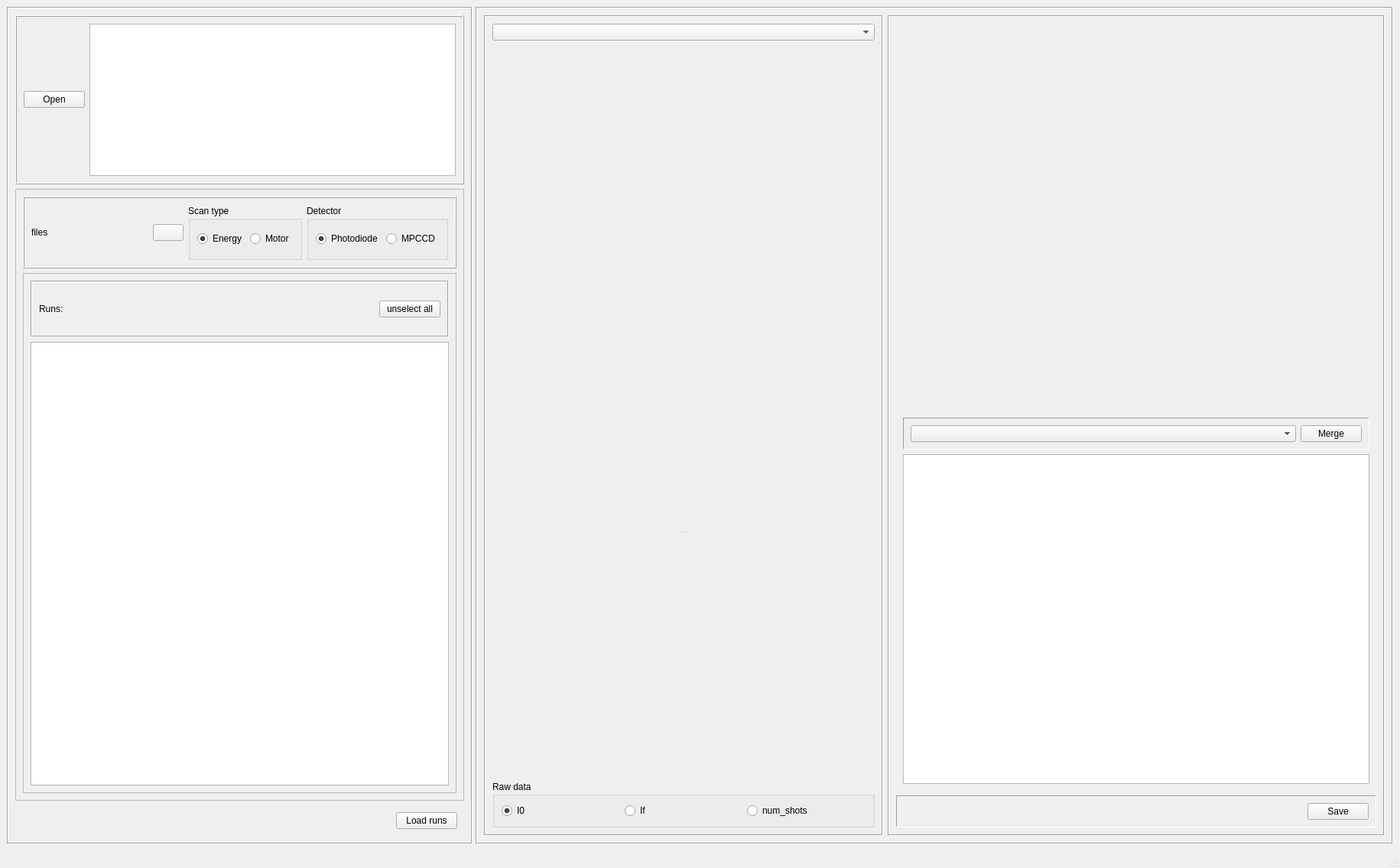
<?xml version="1.0" encoding="UTF-8"?>
<ui version="4.0">
 <class>MainWindow</class>
 <widget class="QMainWindow" name="MainWindow">
  <property name="geometry">
   <rect>
    <x>0</x>
    <y>0</y>
    <width>1831</width>
    <height>1135</height>
   </rect>
  </property>
  <property name="windowTitle">
   <string>Merge XAS data</string>
  </property>
  <widget class="QWidget" name="centralwidget">
   <layout class="QGridLayout" name="gridLayout">
    <item row="0" column="0">
     <widget class="QSplitter" name="splitter">
      <property name="sizePolicy">
       <sizepolicy hsizetype="Minimum" vsizetype="Preferred">
        <horstretch>0</horstretch>
        <verstretch>0</verstretch>
       </sizepolicy>
      </property>
      <property name="minimumSize">
       <size>
        <width>1200</width>
        <height>750</height>
       </size>
      </property>
      <property name="orientation">
       <enum>Qt::Horizontal</enum>
      </property>
      <widget class="QFrame" name="frame_3">
       <property name="sizePolicy">
        <sizepolicy hsizetype="Preferred" vsizetype="Minimum">
         <horstretch>0</horstretch>
         <verstretch>0</verstretch>
        </sizepolicy>
       </property>
       <property name="minimumSize">
        <size>
         <width>0</width>
         <height>750</height>
        </size>
       </property>
       <property name="frameShape">
        <enum>QFrame::Box</enum>
       </property>
       <property name="frameShadow">
        <enum>QFrame::Sunken</enum>
       </property>
       <layout class="QVBoxLayout" name="verticalLayout_2">
        <item>
         <widget class="QFrame" name="frame">
          <property name="sizePolicy">
           <sizepolicy hsizetype="Preferred" vsizetype="Minimum">
            <horstretch>0</horstretch>
            <verstretch>0</verstretch>
           </sizepolicy>
          </property>
          <property name="minimumSize">
           <size>
            <width>0</width>
            <height>80</height>
           </size>
          </property>
          <property name="frameShape">
           <enum>QFrame::Box</enum>
          </property>
          <property name="frameShadow">
           <enum>QFrame::Raised</enum>
          </property>
          <layout class="QHBoxLayout" name="horizontalLayout">
           <item>
            <widget class="QPushButton" name="pushButton">
             <property name="text">
              <string>Open</string>
             </property>
            </widget>
           </item>
           <item>
            <widget class="QTextBrowser" name="textBrowser"/>
           </item>
          </layout>
         </widget>
        </item>
        <item>
         <widget class="QFrame" name="frame_2">
          <property name="minimumSize">
           <size>
            <width>0</width>
            <height>800</height>
           </size>
          </property>
          <property name="frameShape">
           <enum>QFrame::StyledPanel</enum>
          </property>
          <property name="frameShadow">
           <enum>QFrame::Raised</enum>
          </property>
          <layout class="QVBoxLayout" name="verticalLayout">
           <item>
            <widget class="QFrame" name="frame_9">
             <property name="frameShape">
              <enum>QFrame::Box</enum>
             </property>
             <property name="frameShadow">
              <enum>QFrame::Raised</enum>
             </property>
             <layout class="QHBoxLayout" name="horizontalLayout_4">
              <item>
               <widget class="QLabel" name="label">
                <property name="text">
                 <string>files</string>
                </property>
               </widget>
              </item>
              <item>
               <spacer name="horizontalSpacer_2">
                <property name="orientation">
                 <enum>Qt::Horizontal</enum>
                </property>
                <property name="sizeHint" stdset="0">
                 <size>
                  <width>300</width>
                  <height>20</height>
                 </size>
                </property>
               </spacer>
              </item>
              <item>
               <widget class="QPushButton" name="pushButton_4">
                <property name="text">
                 <string/>
                </property>
                <property name="icon">
                 <iconset>
                  <normaloff>reload.png</normaloff>reload.png</iconset>
                </property>
                <property name="iconSize">
                 <size>
                  <width>24</width>
                  <height>24</height>
                 </size>
                </property>
               </widget>
              </item>
              <item>
               <widget class="QGroupBox" name="groupBox">
                <property name="title">
                 <string>Scan type</string>
                </property>
                <layout class="QHBoxLayout" name="horizontalLayout_3">
                 <item>
                  <widget class="QRadioButton" name="radioButton">
                   <property name="text">
                    <string>Energy</string>
                   </property>
                   <property name="checked">
                    <bool>true</bool>
                   </property>
                   <attribute name="buttonGroup">
                    <string notr="true">buttonGroup</string>
                   </attribute>
                  </widget>
                 </item>
                 <item>
                  <widget class="QRadioButton" name="radioButton_2">
                   <property name="text">
                    <string>Motor</string>
                   </property>
                   <attribute name="buttonGroup">
                    <string notr="true">buttonGroup</string>
                   </attribute>
                  </widget>
                 </item>
                </layout>
               </widget>
              </item>
              <item>
               <widget class="QGroupBox" name="groupBox_2">
                <property name="title">
                 <string>Detector</string>
                </property>
                <layout class="QHBoxLayout" name="horizontalLayout_7">
                 <item>
                  <widget class="QRadioButton" name="rB_PD">
                   <property name="text">
                    <string>Photodiode</string>
                   </property>
                   <property name="checked">
                    <bool>true</bool>
                   </property>
                  </widget>
                 </item>
                 <item>
                  <widget class="QRadioButton" name="rB_MPCCD">
                   <property name="text">
                    <string>MPCCD</string>
                   </property>
                  </widget>
                 </item>
                </layout>
               </widget>
              </item>
             </layout>
            </widget>
           </item>
           <item>
            <widget class="QFrame" name="frame_13">
             <property name="sizePolicy">
              <sizepolicy hsizetype="Preferred" vsizetype="Minimum">
               <horstretch>0</horstretch>
               <verstretch>0</verstretch>
              </sizepolicy>
             </property>
             <property name="minimumSize">
              <size>
               <width>0</width>
               <height>680</height>
              </size>
             </property>
             <property name="frameShape">
              <enum>QFrame::StyledPanel</enum>
             </property>
             <property name="frameShadow">
              <enum>QFrame::Raised</enum>
             </property>
             <layout class="QVBoxLayout" name="verticalLayout_5">
              <item>
               <widget class="QFrame" name="frame_8">
                <property name="frameShape">
                 <enum>QFrame::Box</enum>
                </property>
                <property name="frameShadow">
                 <enum>QFrame::Sunken</enum>
                </property>
                <layout class="QHBoxLayout" name="horizontalLayout_8">
                 <item>
                  <widget class="QLabel" name="label_2">
                   <property name="text">
                    <string>Runs:</string>
                   </property>
                  </widget>
                 </item>
                 <item>
                  <spacer name="horizontalSpacer_4">
                   <property name="orientation">
                    <enum>Qt::Horizontal</enum>
                   </property>
                   <property name="sizeHint" stdset="0">
                    <size>
                     <width>447</width>
                     <height>20</height>
                    </size>
                   </property>
                  </spacer>
                 </item>
                 <item>
                  <widget class="QPushButton" name="pushButton_6">
                   <property name="text">
                    <string>unselect all</string>
                   </property>
                  </widget>
                 </item>
                </layout>
               </widget>
              </item>
              <item>
               <widget class="QListWidget" name="listWidget">
                <property name="sizePolicy">
                 <sizepolicy hsizetype="Expanding" vsizetype="Preferred">
                  <horstretch>0</horstretch>
                  <verstretch>0</verstretch>
                 </sizepolicy>
                </property>
                <property name="minimumSize">
                 <size>
                  <width>0</width>
                  <height>580</height>
                 </size>
                </property>
                <property name="selectionMode">
                 <enum>QAbstractItemView::MultiSelection</enum>
                </property>
               </widget>
              </item>
             </layout>
            </widget>
           </item>
          </layout>
         </widget>
        </item>
        <item>
         <widget class="QWidget" name="widget_4" native="true">
          <layout class="QHBoxLayout" name="horizontalLayout_2">
           <item>
            <spacer name="horizontalSpacer">
             <property name="orientation">
              <enum>Qt::Horizontal</enum>
             </property>
             <property name="sizeHint" stdset="0">
              <size>
               <width>40</width>
               <height>20</height>
              </size>
             </property>
            </spacer>
           </item>
           <item>
            <widget class="QPushButton" name="pushButton_2">
             <property name="sizePolicy">
              <sizepolicy hsizetype="Fixed" vsizetype="Fixed">
               <horstretch>0</horstretch>
               <verstretch>0</verstretch>
              </sizepolicy>
             </property>
             <property name="text">
              <string>Load runs</string>
             </property>
             <property name="iconSize">
              <size>
               <width>60</width>
               <height>60</height>
              </size>
             </property>
            </widget>
           </item>
          </layout>
         </widget>
        </item>
       </layout>
      </widget>
      <widget class="QFrame" name="frame_6">
       <property name="sizePolicy">
        <sizepolicy hsizetype="Minimum" vsizetype="Minimum">
         <horstretch>0</horstretch>
         <verstretch>0</verstretch>
        </sizepolicy>
       </property>
       <property name="minimumSize">
        <size>
         <width>1200</width>
         <height>750</height>
        </size>
       </property>
       <property name="frameShape">
        <enum>QFrame::Box</enum>
       </property>
       <property name="frameShadow">
        <enum>QFrame::Sunken</enum>
       </property>
       <layout class="QHBoxLayout" name="horizontalLayout_5">
        <item>
         <widget class="QFrame" name="frame_7">
          <property name="frameShape">
           <enum>QFrame::Box</enum>
          </property>
          <property name="frameShadow">
           <enum>QFrame::Sunken</enum>
          </property>
          <layout class="QGridLayout" name="gridLayout_2">
           <item row="1" column="0">
            <widget class="QSplitter" name="splitter_2">
             <property name="orientation">
              <enum>Qt::Vertical</enum>
             </property>
             <widget class="QWidget" name="widget" native="true">
              <property name="sizePolicy">
               <sizepolicy hsizetype="Minimum" vsizetype="Minimum">
                <horstretch>0</horstretch>
                <verstretch>0</verstretch>
               </sizepolicy>
              </property>
              <property name="minimumSize">
               <size>
                <width>500</width>
                <height>400</height>
               </size>
              </property>
             </widget>
             <widget class="QWidget" name="widget_3" native="true">
              <property name="sizePolicy">
               <sizepolicy hsizetype="Minimum" vsizetype="Minimum">
                <horstretch>0</horstretch>
                <verstretch>0</verstretch>
               </sizepolicy>
              </property>
              <property name="minimumSize">
               <size>
                <width>500</width>
                <height>200</height>
               </size>
              </property>
             </widget>
            </widget>
           </item>
           <item row="0" column="0">
            <widget class="QComboBox" name="comboBox"/>
           </item>
           <item row="2" column="0">
            <widget class="QGroupBox" name="groupBox_3">
             <property name="title">
              <string>Raw data</string>
             </property>
             <layout class="QHBoxLayout" name="horizontalLayout_10">
              <item>
               <widget class="QRadioButton" name="rb_I0">
                <property name="text">
                 <string>I0</string>
                </property>
                <property name="checked">
                 <bool>true</bool>
                </property>
               </widget>
              </item>
              <item>
               <widget class="QRadioButton" name="rb_If">
                <property name="text">
                 <string>If</string>
                </property>
               </widget>
              </item>
              <item>
               <widget class="QRadioButton" name="rb_shots">
                <property name="text">
                 <string>num_shots</string>
                </property>
               </widget>
              </item>
             </layout>
            </widget>
           </item>
          </layout>
         </widget>
        </item>
        <item>
         <widget class="QFrame" name="frame_10">
          <property name="frameShape">
           <enum>QFrame::Box</enum>
          </property>
          <property name="frameShadow">
           <enum>QFrame::Sunken</enum>
          </property>
          <layout class="QVBoxLayout" name="verticalLayout_4">
           <item>
            <widget class="QWidget" name="widget_2" native="true">
             <property name="sizePolicy">
              <sizepolicy hsizetype="Minimum" vsizetype="Minimum">
               <horstretch>0</horstretch>
               <verstretch>0</verstretch>
              </sizepolicy>
             </property>
             <property name="minimumSize">
              <size>
               <width>500</width>
               <height>500</height>
              </size>
             </property>
            </widget>
           </item>
           <item>
            <widget class="QFrame" name="frame_11">
             <property name="sizePolicy">
              <sizepolicy hsizetype="Preferred" vsizetype="Minimum">
               <horstretch>0</horstretch>
               <verstretch>0</verstretch>
              </sizepolicy>
             </property>
             <property name="minimumSize">
              <size>
               <width>0</width>
               <height>200</height>
              </size>
             </property>
             <property name="frameShape">
              <enum>QFrame::NoFrame</enum>
             </property>
             <property name="frameShadow">
              <enum>QFrame::Raised</enum>
             </property>
             <layout class="QVBoxLayout" name="verticalLayout_3">
              <item>
               <widget class="QFrame" name="frame_4">
                <property name="frameShape">
                 <enum>QFrame::Panel</enum>
                </property>
                <property name="frameShadow">
                 <enum>QFrame::Sunken</enum>
                </property>
                <layout class="QHBoxLayout" name="horizontalLayout_9">
                 <item>
                  <widget class="QComboBox" name="comboBox_2"/>
                 </item>
                 <item>
                  <widget class="QPushButton" name="pushButton_3">
                   <property name="sizePolicy">
                    <sizepolicy hsizetype="Fixed" vsizetype="Fixed">
                     <horstretch>0</horstretch>
                     <verstretch>0</verstretch>
                    </sizepolicy>
                   </property>
                   <property name="text">
                    <string>Merge</string>
                   </property>
                   <property name="iconSize">
                    <size>
                     <width>60</width>
                     <height>60</height>
                    </size>
                   </property>
                  </widget>
                 </item>
                </layout>
               </widget>
              </item>
              <item>
               <widget class="QListWidget" name="listWidget_2">
                <property name="selectionMode">
                 <enum>QAbstractItemView::MultiSelection</enum>
                </property>
               </widget>
              </item>
             </layout>
            </widget>
           </item>
           <item>
            <widget class="QFrame" name="frame_12">
             <property name="frameShape">
              <enum>QFrame::Panel</enum>
             </property>
             <property name="frameShadow">
              <enum>QFrame::Sunken</enum>
             </property>
             <layout class="QHBoxLayout" name="horizontalLayout_6">
              <item>
               <spacer name="horizontalSpacer_3">
                <property name="orientation">
                 <enum>Qt::Horizontal</enum>
                </property>
                <property name="sizeHint" stdset="0">
                 <size>
                  <width>368</width>
                  <height>20</height>
                 </size>
                </property>
               </spacer>
              </item>
              <item>
               <widget class="QPushButton" name="pushButton_5">
                <property name="text">
                 <string>Save</string>
                </property>
               </widget>
              </item>
             </layout>
            </widget>
           </item>
          </layout>
         </widget>
        </item>
       </layout>
      </widget>
     </widget>
    </item>
   </layout>
  </widget>
  <widget class="QMenuBar" name="menubar">
   <property name="geometry">
    <rect>
     <x>0</x>
     <y>0</y>
     <width>1831</width>
     <height>24</height>
    </rect>
   </property>
  </widget>
  <widget class="QStatusBar" name="statusbar"/>
 </widget>
 <tabstops>
  <tabstop>pushButton</tabstop>
  <tabstop>textBrowser</tabstop>
  <tabstop>pushButton_4</tabstop>
  <tabstop>radioButton</tabstop>
  <tabstop>radioButton_2</tabstop>
  <tabstop>rB_PD</tabstop>
  <tabstop>rB_MPCCD</tabstop>
  <tabstop>comboBox</tabstop>
  <tabstop>pushButton_5</tabstop>
 </tabstops>
 <resources/>
 <connections/>
 <buttongroups>
  <buttongroup name="buttonGroup"/>
 </buttongroups>
</ui>
